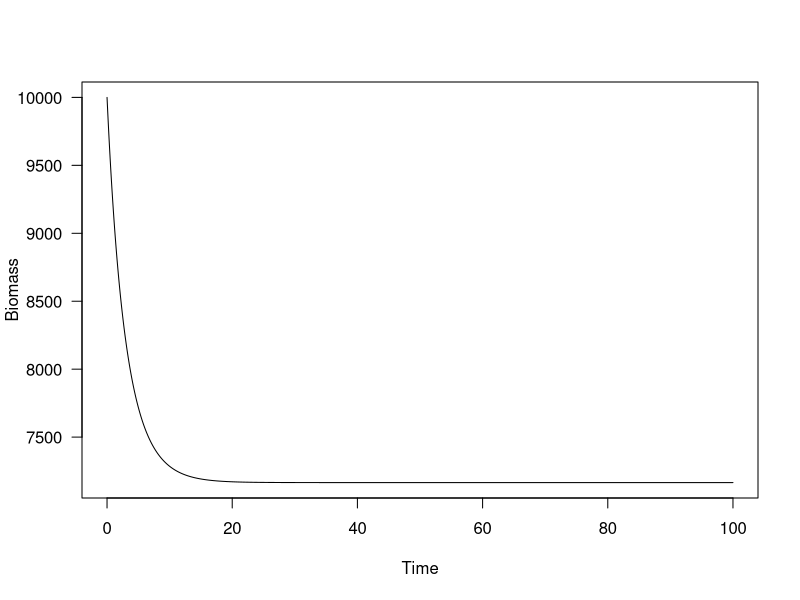
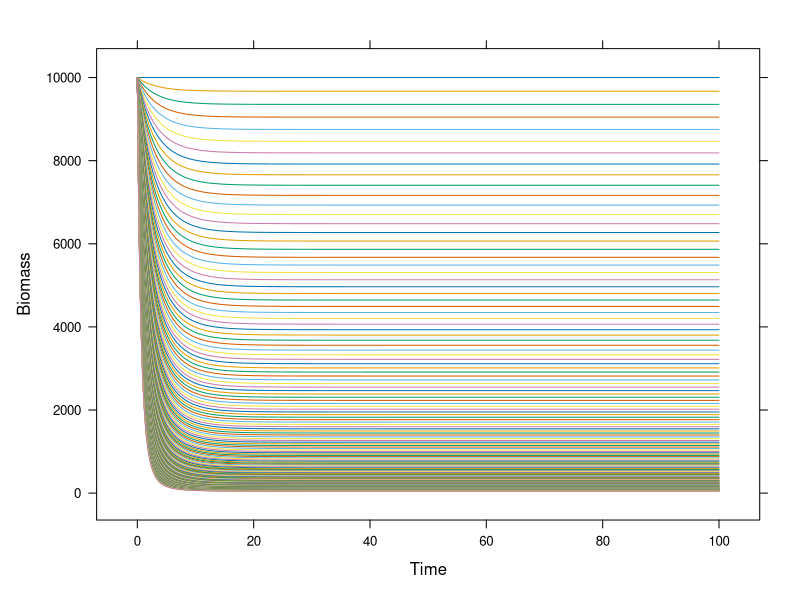
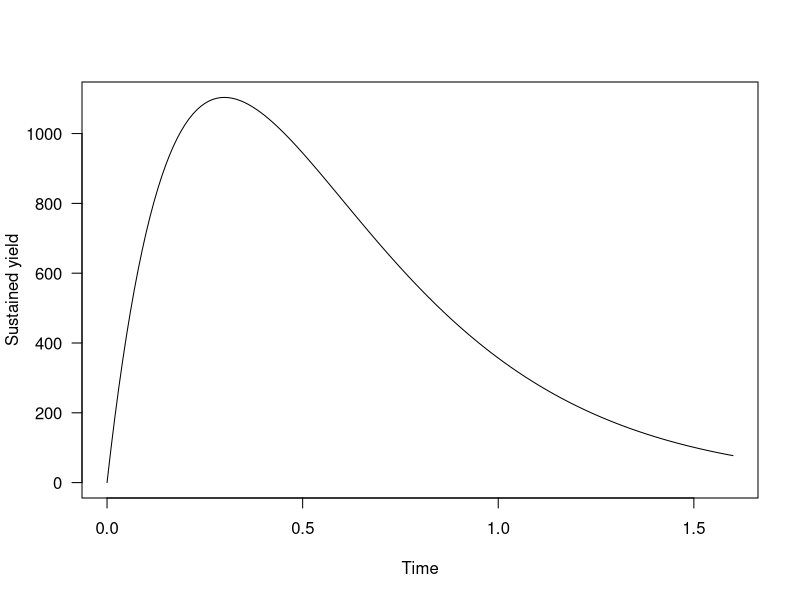
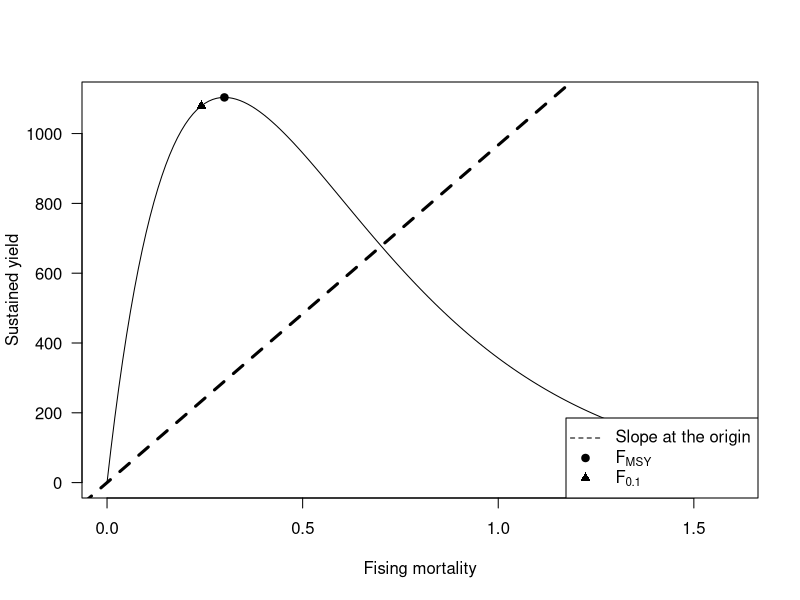
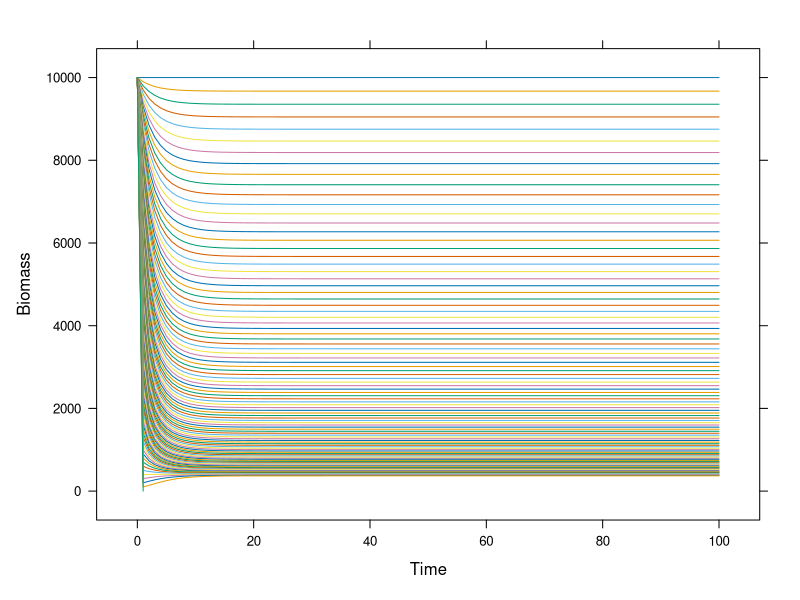
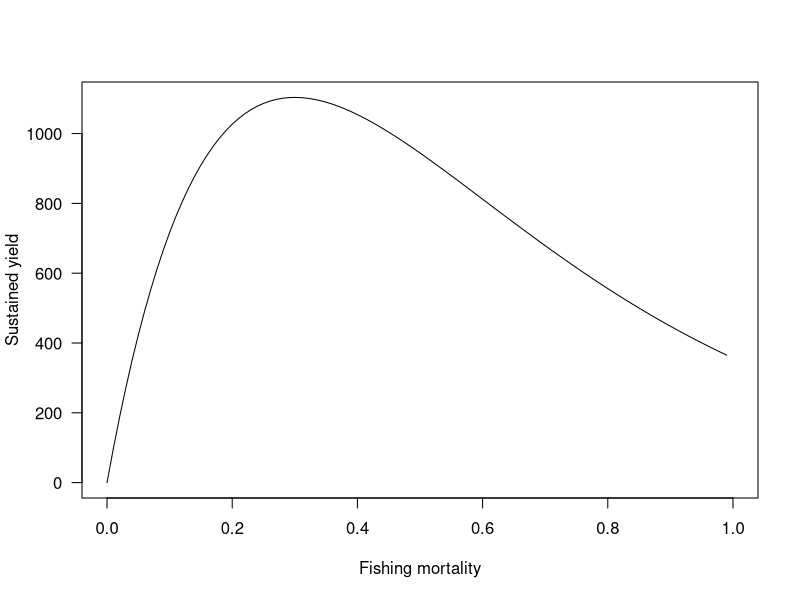
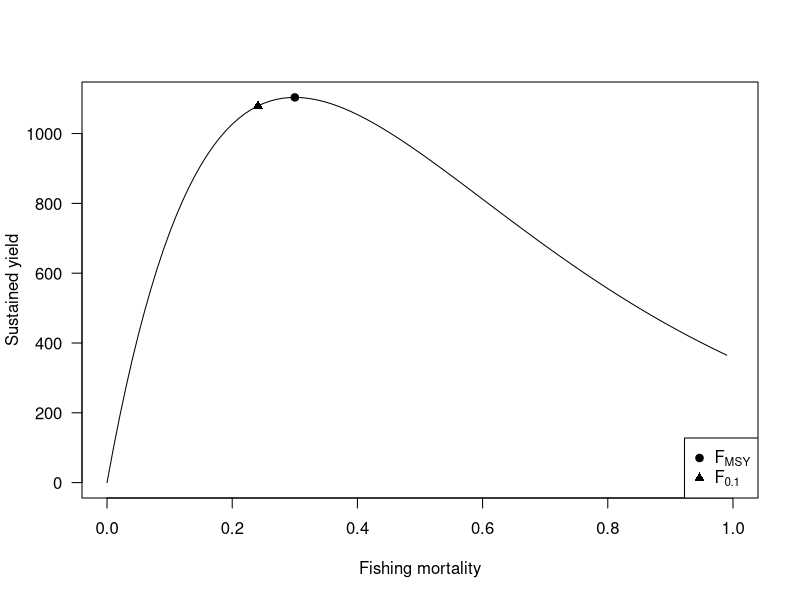

Here is the R script that generated these plots, in order:
## ---- chunk 1
library(lattice)
library(deSolve)
## ---- chunk 2
ode_fox<-function(t,x,parms)
    {
    # set the state variable 
    B<-x 
    
    # set the parameters
    r<-parms[1]
    Bmax<-parms[2]
    F<-parms[3]
    
    # the Fox model of biomass dynamics as a 
    # ordinary differential equation
    yield<- F*B
    dB<- r*B*(log(Bmax/B))  - F*B
    return(list(c(dB),Y=as.vector(yield)))# as.vector drops Y.F name baggage
    }
## ---- chunk 3
parameters<-c(r=0.3,Bmax=10000,F=0.1)
initial_biomass<- c(B=10000)
solution<- ode(
    y=initial_biomass, 
    times=seq(0,100,by=0.1), 
    func=ode_fox, 
    parms=parameters, 
    method="lsoda")
solution<-as.data.frame(solution)
## ---- chunk 4
plot(B~time,solution,ylab="Biomass",
    xlab="Time",las=1,main="",type="l")
## ---- chunk 5
tail(solution)
## ---- chunk 6
F_eval<-seq(0,1.6,by=0.01)
out<-data.frame()
for(i in 1:length(F_eval))
    {
    parameters<-c(r=0.3,Bmax=10000,F=F_eval[i])
    initial_biomass<- c(B=10000)
    solution<- ode(
        y=initial_biomass, 
        times=seq(0,100,by=0.1), 
        func=ode_fox, 
        parms=parameters, 
        method="rk4")
    solution<-as.data.frame(solution)
    solution$F<- F_eval[i]
    out<-rbind(out,solution)
    }
## ---- chunk 7
xyplot(B~time,out,group=F,type="l",xlab="Time",
    ylab="Biomass")   
## ---- chunk 8
tail(out)
equilibrium_values<- subset(out, time==100)
## ---- chunk 9
# plot equilibrium yield values
plot(Y~F,equilibrium_values,ylab="Sustained yield",
    xlab="Time",las=1,main="",
    type='l')
## ---- chunk 10
# get biomass and F that maximize equilibrium yield
bio_ref_points<-equilibrium_values[which.max(equilibrium_values$Y),]
## ---- chunk 11
bio_ref_points
## ---- chunk 12
equilibrium_values$slopes<- c(0,diff(equilibrium_values$Y)/0.01)
slope10<-equilibrium_values$slopes[2]*0.1
## ---- chunk 13
find_F<- approxfun(equilibrium_values$slopes,equilibrium_values$F)
f_01<-find_F(slope10)
find_Y<- approxfun(equilibrium_values$slopes,equilibrium_values$Y)
Y_01<-find_Y(slope10) 
## ---- chunk 14
plot(Y~F,equilibrium_values,ylab="Sustained yield",
    xlab="Fising mortality",las=1,main="",
    type="l")
abline(0,slope10,lwd=3,lty=2)
points(Y~F,bio_ref_points,pch=19)
points(f_01,Y_01,pch=17)
legend("bottomright", lty=c(2,NA,NA),pch=c(NA,19,17),
    legend=c("Slope at the origin",expression("F"[MSY]), expression("F"[0.1])))
## ---- chunk 15
diff_fox<-function(t,x,parms)
    {
    # set the state variable 
    B<-x 
    
    # set the parameters
    r<-parms[1]
    Bmax<-parms[2]
    F<-parms[3]
    
    # the Fox model of biomass dynamics as a 
    # difference equation
    yield<- F*B
    B<-B + r*B*(log(Bmax/B))  - F*B
    return(list(c(B),Y=as.vector(yield)))# as.vector drops Y.F name baggage
    }
# evaluate sustained yield
F_eval<-seq(0,1,by=0.01)
out<-data.frame()
for(i in 1:length(F_eval))
    {
    parameters<-c(r=0.3,Bmax=10000,F=F_eval[i])
    initial_biomass<- c(B=10000)
    solution<- ode(
        y=initial_biomass, 
        times=seq(0,100,by=1), 
        func=diff_fox, 
        parms=parameters, 
        method="iteration")
    solution<-as.data.frame(solution)
    solution$F<- F_eval[i]
    out<-rbind(out,solution)
    }
# look at sustained yield by F
xyplot(B~time,out,group=F,type="l",xlab="Time",
    ylab="Biomass")   
# subset values at year 100
equilibrium_values<- subset(out, time>99.9999)
# plot equilibrium values
plot(Y~F,equilibrium_values,ylab="Sustained yield",
    xlab="Fishing mortality",las=1,main="",
    type="l")
# subset biological reference points
bio_ref_points<-equilibrium_values[which.max(equilibrium_values$Y),]
bio_ref_points
# find F_0.1
equilibrium_values$slopes<- c(0,diff(equilibrium_values$Y)/0.01)
slope10<-equilibrium_values$slopes[2]*0.1
find_F<- approxfun(equilibrium_values$slopes,equilibrium_values$F)
f_01<-find_F(slope10)
find_Y<- approxfun(equilibrium_values$slopes,equilibrium_values$Y)
Y_01<-find_Y(slope10)
# illustrate F_MSY and F_0.1
plot(Y~F,equilibrium_values,ylab="Sustained yield",
    xlab="Fishing mortality",las=1,main="",
    type="l")
points(Y~F,bio_ref_points,pch=19)
points(f_01,Y_01,pch=17)
legend("bottomright", pch=c(19,17),
    legend=c(expression("F"[MSY]), expression("F"[0.1])))
